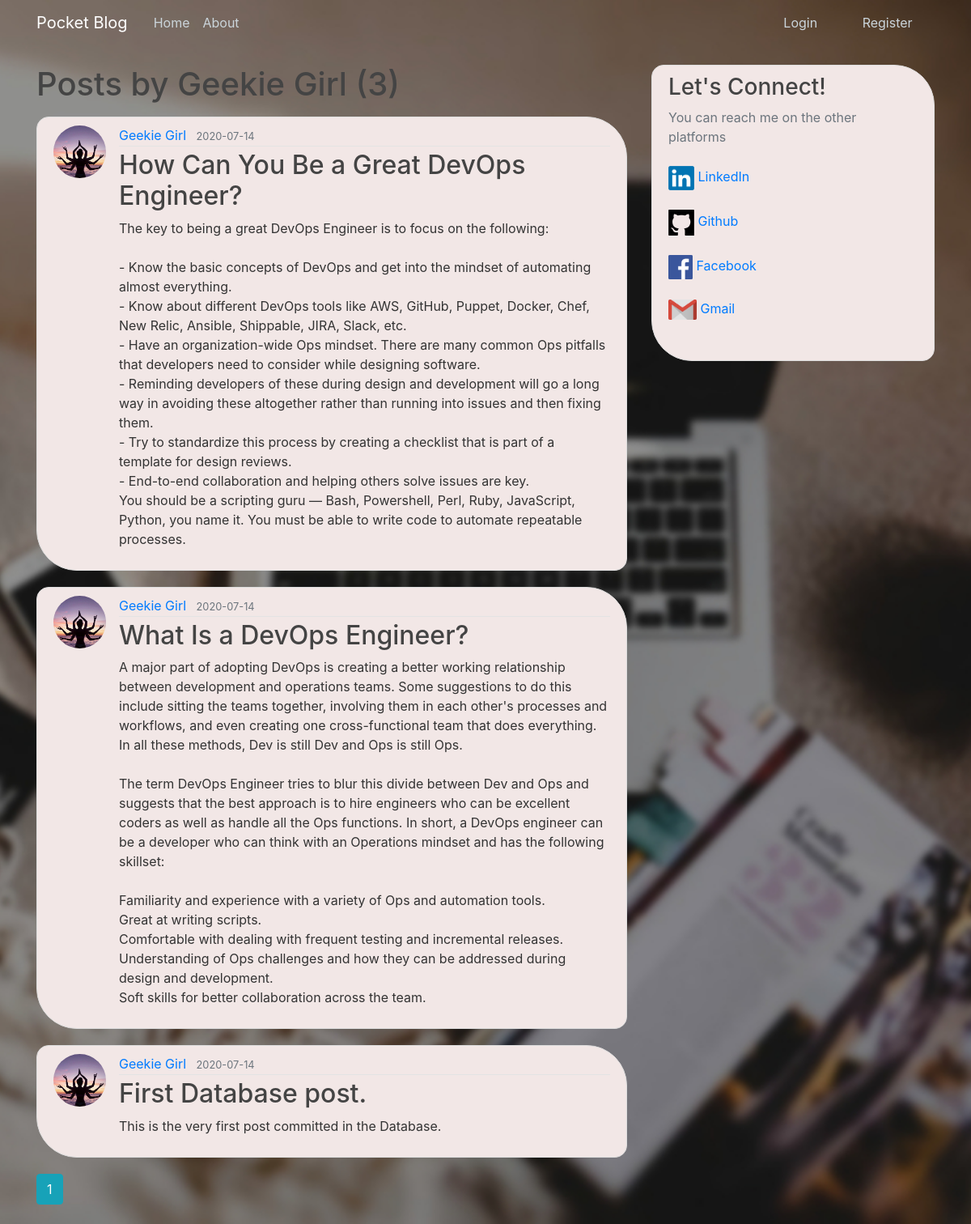
The page /user/Geekie Girl on the database its author committed.
### pocket_blog/models.py (models this page shows, shortened)
class User(db.Model, UserMixin):
    __tablename__ = 'user'
    id = db.Column(db.Integer, primary_key=True)
    username = db.Column(db.String(20), unique=True, nullable=False)
    email = db.Column(db.String(120), unique=True, nullable=False)
    image_file = db.Column(db.String(20), nullable=False, default='default.jpg')
    password = db.Column(db.String(60), nullable=False)
    posts = db.relationship('Post', backref='author', lazy=True)

class Post(db.Model):
    __tablename__ = 'post'
    id = db.Column(db.Integer, primary_key=True)
    title = db.Column(db.String(100), nullable=False)
    date_posted = db.Column(db.DateTime, nullable=False, default=datetime.utcnow)
    content = db.Column(db.Text, nullable=False)
    user_id = db.Column(db.Integer, db.ForeignKey('user.id'), nullable=False)

### pocket_blog/users/routes.py (the view)
@users.route("/user/<string:username>")
def user_posts(username):
    page = request.args.get('page', 1, type=int)
    user = User.query.filter_by(username=username).first_or_404()
    posts = Post.query.filter_by(author=user) \
        .order_by(Post.date_posted.desc()) \
        .paginate(page=page, per_page=3)
    return render_template('user_posts.html', posts=posts, user=user)

### pocket_blog/templates/user_posts.html
{% extends "layout.html" %}
{% block content %}
    <h1 class="mb-3">Posts by {{ user.username }} ({{ posts.total }})</h1>
    {% for post in posts.items %}
        <article class="media content-section">
          <img class="rounded-circle article-img" src="{{ url_for('static', filename='profile_pics/' + post.author.image_file) }}">
          <div class="media-body">
            <div class="article-metadata">
              <a class="mr-2" href="{{ url_for('users.user_posts', username=post.author.username) }}">{{ post.author.username }}</a>
              <small class="text-muted">{{ post.date_posted.strftime('%Y-%m-%d') }}</small>
            </div>
            <h2><a class="article-title" href="{{ url_for('posts.post', post_id=post.id) }}">{{ post.title }}</a></h2>
            <p class="article-content">{{ post.content }}</p>
          </div>
        </article>
    {% endfor %}
    {% for page_num in posts.iter_pages(left_edge=1, right_edge=1, left_current=1, right_current=2) %}
      {% if page_num %}
        {% if posts.page == page_num %}
          <a class="btn btn-info mb-4" href="{{ url_for('users.user_posts', username=user.username, page=page_num) }}">{{ page_num }}</a>
        {% else %}
          <a class="btn btn-outline-info mb-4" href="{{ url_for('users.user_posts', username=user.username, page=page_num) }}">{{ page_num }}</a>
        {% endif %}
      {% else %}
        ...
      {% endif %}
    {% endfor %}
{% endblock content %}

### pocket_blog/static/main.css (style rules this page uses)
body { background: #E0D1D5 url("desktopbg.jpg") no-repeat center center fixed; -webkit-background-size: cover; -moz-background-size: cover; -o-background-size: cover; background-size: cover; height: 100vh; width: 100%; color: #333333; margin-top: 5rem; }
h1, h2, h3, h4, h5, h6 { color: #444444; }
.content-section { background: #F2E7E6; padding: 10px 20px; border: 1px solid #dddddd; border-radius: 15px 50px; margin-bottom: 20px; }
.article-title { color: #444444; }
.article-content { white-space: pre-line; }
.article-img { height: 65px; width: 65px; margin-right: 16px; }
.article-metadata { padding-bottom: 1px; margin-bottom: 4px; border-bottom: 1px solid #e3e3e3 }

### rows shown on the page
User: username "Geekie Girl"
Post: image_file (picture), author.username "Geekie Girl", date_posted "2020-07-14", title "How Can You Be a Great DevOps Engineer?", content "The key to being a great DevOps Engineer is to focus on the following: - Know the basic concepts of DevOps and get into the mindset of automating almost everything. - Know about different DevOps tools like AWS, GitHub, Puppet, Docker, Chef, New Relic, Ansible, Shippable, JIRA, Slack, etc. - Have an organization-wide Ops mindset. There are many common Ops pitfalls that developers need to consider while designing software. - Reminding developers of these during design and development will go a long way in avoiding these altogether rather than running into issues and then fixing them. - Try to standardize this process by creating a checklist that is part of a template for design reviews. -…"
Post: image_file (picture), author.username "Geekie Girl", date_posted "2020-07-14", title "What Is a DevOps Engineer?", content "A major part of adopting DevOps is creating a better working relationship between development and operations teams. Some suggestions to do this include sitting the teams together, involving them in each other's processes and workflows, and even creating one cross-functional team that does everything. In all these methods, Dev is still Dev and Ops is still Ops. The term DevOps Engineer tries to blur this divide between Dev and Ops and suggests that the best approach is to hire engineers who can be excellent coders as well as handle all the Ops functions. In short, a DevOps engineer can be a developer who can think with an Operations mindset and has the following skillset: Familiarity and…"
Post: image_file (picture), author.username "Geekie Girl", date_posted "2020-07-14", title "First Database post.", content "This is the very first post committed in the Database."

### other values the page prints
{{ posts.total }} "3"
{{ page_num }} "1"
